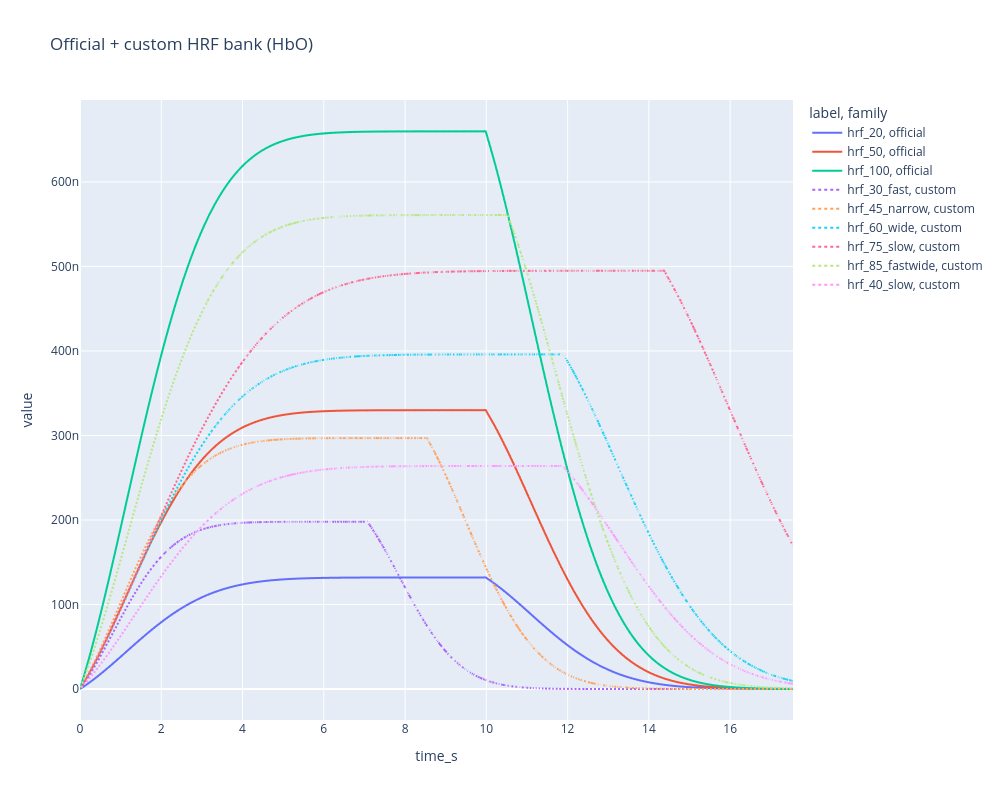

Write notebook code for a chart like this one.
### Code cell
plot_rows = []

# official anchors
for label in ["hrf_20", "hrf_50", "hrf_100"]:
    h = scipy.io.loadmat(HRF_DIR / f"{label}.mat", squeeze_me=True, struct_as_record=False)["hrf"]
    t = np.asarray(h.t_hrf, dtype=float).reshape(-1)
    c = np.asarray(h.hrf_conc, dtype=float)
    for tt, yy in zip(t, c[:, 0]):  # HbO only
        plot_rows.append({"time_s": tt, "value": yy, "label": label, "family": "official"})

# customs
for spec in custom_specs:
    h = scipy.io.loadmat(CUSTOM_OUT / f"{spec['label']}.mat", squeeze_me=True, struct_as_record=False)["hrf"]
    t = np.asarray(h.t_hrf, dtype=float).reshape(-1)
    c = np.asarray(h.hrf_conc, dtype=float)
    for tt, yy in zip(t, c[:, 0]):
        plot_rows.append({"time_s": tt, "value": yy, "label": spec["label"], "family": "custom"})

plot_df = pd.DataFrame(plot_rows)

fig = px.line(
    plot_df,
    x="time_s",
    y="value",
    color="label",
    line_dash="family",
    title="Official + custom HRF bank (HbO)",
)

fig.update_layout(height=800, width=1000)
fig.show()

### Figure 1 — Plotly figure (JSON) as saved in the notebook; plotly's stock layout.template omitted (floating-point values rounded to 4 significant figures; data arrays with more than 128 entries replaced by an {"elided": "..."} marker saying what was removed)
{"data": [{"hovertemplate": "label=hrf_20<br>family=official<br>time_s=%{x}<br>value=%{y}<extra></extra>", "legendgroup": "hrf_20, official", "line": {"color": "#636efa", "dash": "solid"}, "marker": {"symbol": "circle"}, "mode": "lines", "name": "hrf_20, official", "showlegend": true, "type": "scattergl", "x": {"elided": "880 float values"}, "xaxis": "x", "y": {"elided": "880 float values"}, "yaxis": "y"}, {"hovertemplate": "label=hrf_50<br>family=official<br>time_s=%{x}<br>value=%{y}<extra></extra>", "legendgroup": "hrf_50, official", "line": {"color": "#EF553B", "dash": "solid"}, "marker": {"symbol": "circle"}, "mode": "lines", "name": "hrf_50, official", "showlegend": true, "type": "scattergl", "x": {"elided": "880 float values"}, "xaxis": "x", "y": {"elided": "880 float values"}, "yaxis": "y"}, {"hovertemplate": "label=hrf_100<br>family=official<br>time_s=%{x}<br>value=%{y}<extra></extra>", "legendgroup": "hrf_100, official", "line": {"color": "#00cc96", "dash": "solid"}, "marker": {"symbol": "circle"}, "mode": "lines", "name": "hrf_100, official", "showlegend": true, "type": "scattergl", "x": {"elided": "880 float values"}, "xaxis": "x", "y": {"elided": "880 float values"}, "yaxis": "y"}, {"hovertemplate": "label=hrf_30_fast<br>family=custom<br>time_s=%{x}<br>value=%{y}<extra></extra>", "legendgroup": "hrf_30_fast, custom", "line": {"color": "#ab63fa", "dash": "dot"}, "marker": {"symbol": "circle"}, "mode": "lines", "name": "hrf_30_fast, custom", "showlegend": true, "type": "scattergl", "x": {"elided": "880 float values"}, "xaxis": "x", "y": {"elided": "880 float values"}, "yaxis": "y"}, {"hovertemplate": "label=hrf_45_narrow<br>family=custom<br>time_s=%{x}<br>value=%{y}<extra></extra>", "legendgroup": "hrf_45_narrow, custom", "line": {"color": "#FFA15A", "dash": "dot"}, "marker": {"symbol": "circle"}, "mode": "lines", "name": "hrf_45_narrow, custom", "showlegend": true, "type": "scattergl", "x": {"elided": "880 float values"}, "xaxis": "x", "y": {"elided": "880 float values"}, "yaxis": "y"}, {"hovertemplate": "label=hrf_60_wide<br>family=custom<br>time_s=%{x}<br>value=%{y}<extra></extra>", "legendgroup": "hrf_60_wide, custom", "line": {"color": "#19d3f3", "dash": "dot"}, "marker": {"symbol": "circle"}, "mode": "lines", "name": "hrf_60_wide, custom", "showlegend": true, "type": "scattergl", "x": {"elided": "880 float values"}, "xaxis": "x", "y": {"elided": "880 float values"}, "yaxis": "y"}, {"hovertemplate": "label=hrf_75_slow<br>family=custom<br>time_s=%{x}<br>value=%{y}<extra></extra>", "legendgroup": "hrf_75_slow, custom", "line": {"color": "#FF6692", "dash": "dot"}, "marker": {"symbol": "circle"}, "mode": "lines", "name": "hrf_75_slow, custom", "showlegend": true, "type": "scattergl", "x": {"elided": "880 float values"}, "xaxis": "x", "y": {"elided": "880 float values"}, "yaxis": "y"}, {"hovertemplate": "label=hrf_85_fastwide<br>family=custom<br>time_s=%{x}<br>value=%{y}<extra></extra>", "legendgroup": "hrf_85_fastwide, custom", "line": {"color": "#B6E880", "dash": "dot"}, "marker": {"symbol": "circle"}, "mode": "lines", "name": "hrf_85_fastwide, custom", "showlegend": true, "type": "scattergl", "x": {"elided": "880 float values"}, "xaxis": "x", "y": {"elided": "880 float values"}, "yaxis": "y"}, {"hovertemplate": "label=hrf_40_slow<br>family=custom<br>time_s=%{x}<br>value=%{y}<extra></extra>", "legendgroup": "hrf_40_slow, custom", "line": {"color": "#FF97FF", "dash": "dot"}, "marker": {"symbol": "circle"}, "mode": "lines", "name": "hrf_40_slow, custom", "showlegend": true, "type": "scattergl", "x": {"elided": "880 float values"}, "xaxis": "x", "y": {"elided": "880 float values"}, "yaxis": "y"}], "layout": {"height": 800, "legend": {"title": {"text": "label, family"}, "tracegroupgap": 0}, "title": {"text": "Official + custom HRF bank (HbO)"}, "width": 1000, "xaxis": {"anchor": "y", "domain": [0, 1], "title": {"text": "time_s"}}, "yaxis": {"anchor": "x", "domain": [0, 1], "title": {"text": "value"}}}}
